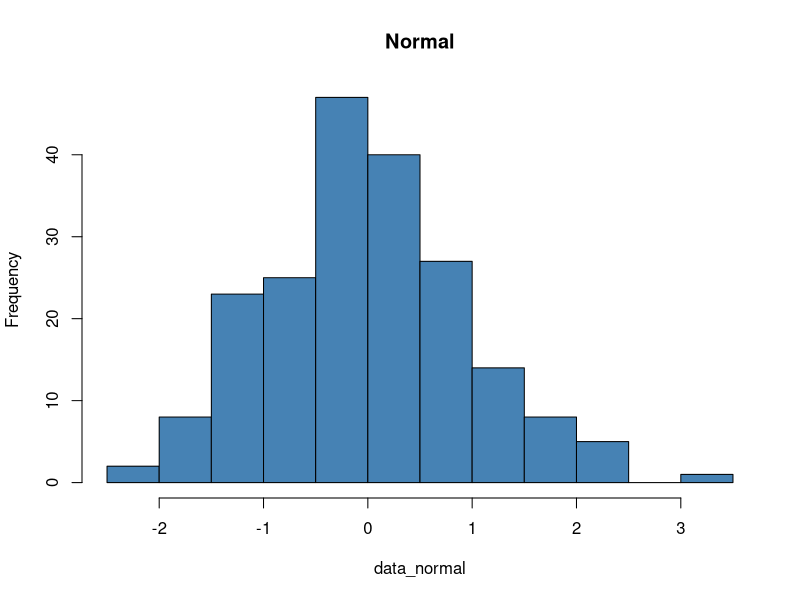
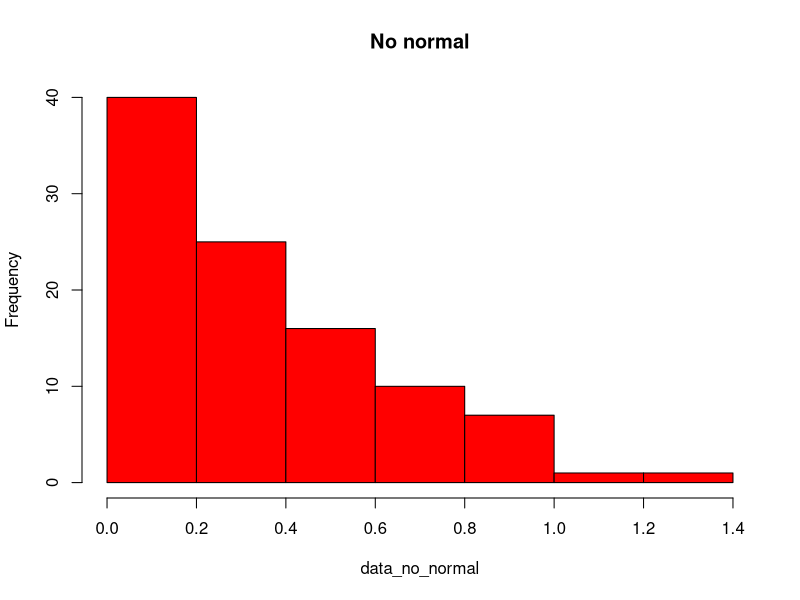
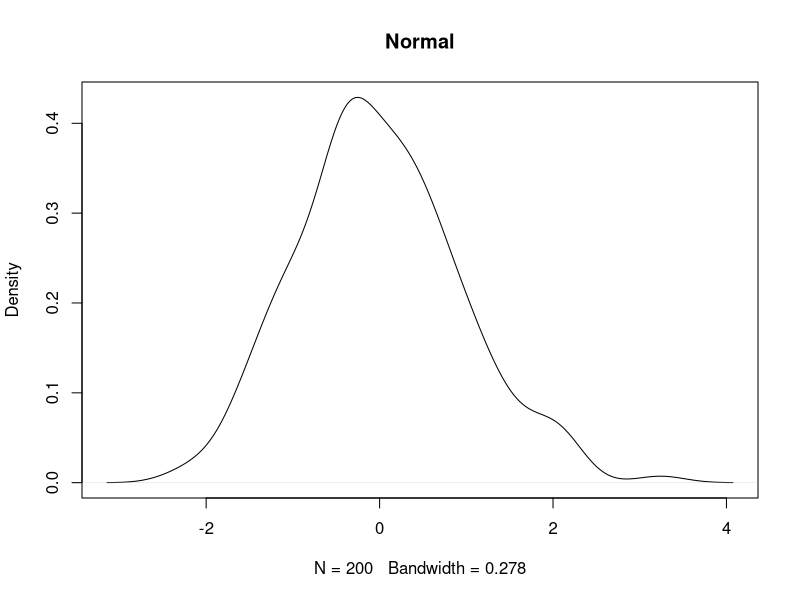
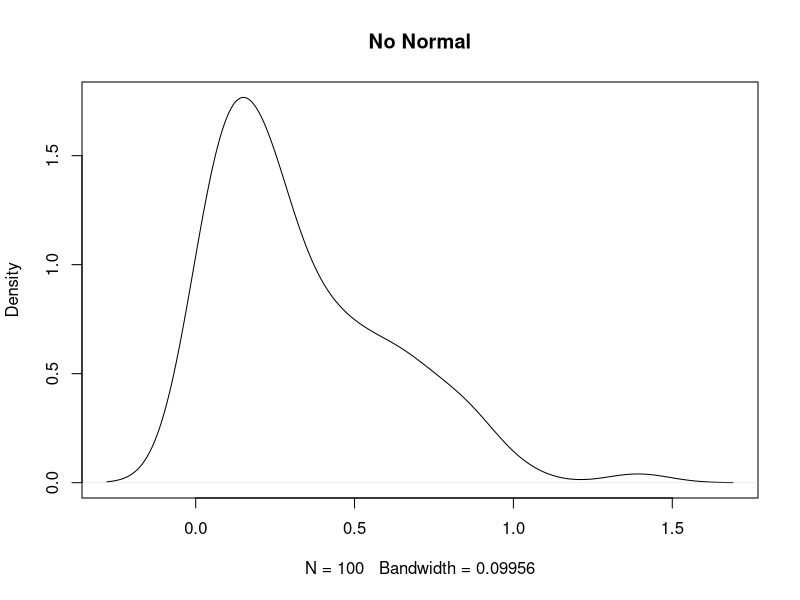
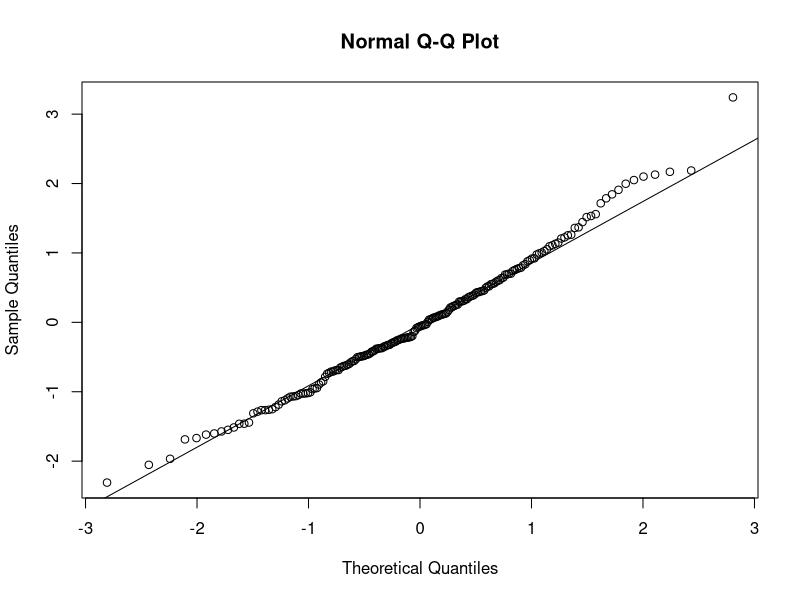
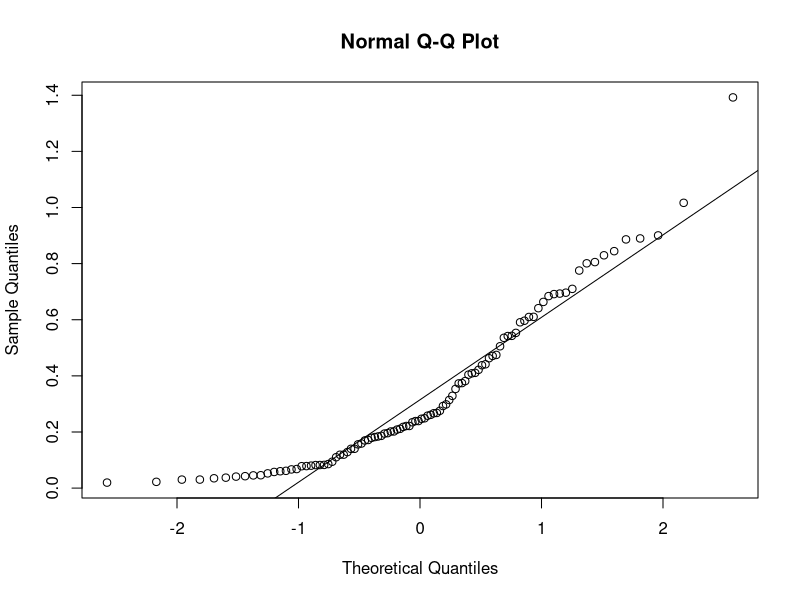
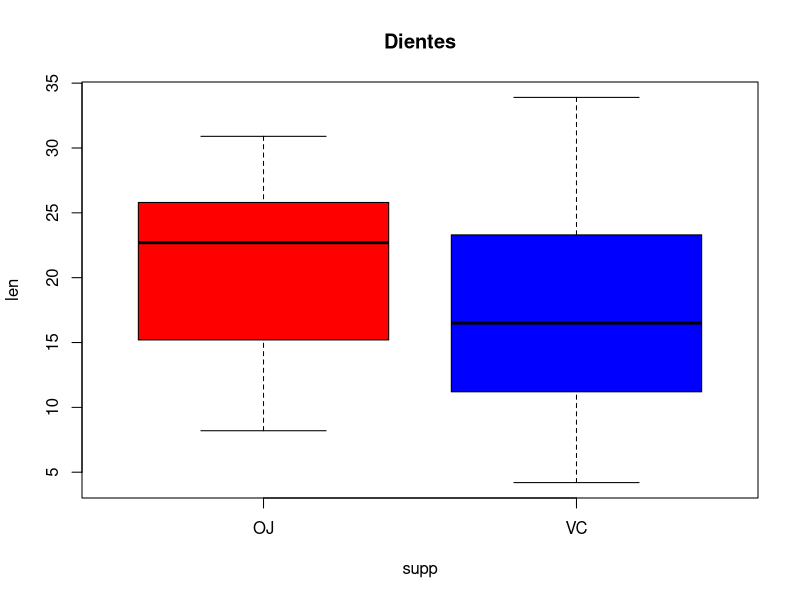
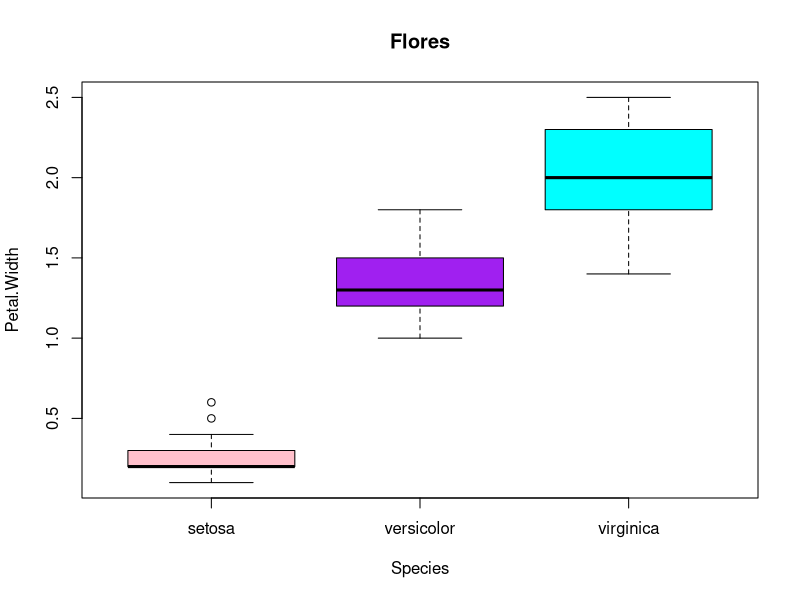

Source code (R) for these figures, in order:
library(tidyverse)

set.seed(123)


data_normal<- rnorm(200)
hist(data_normal, col='steelblue', main='Normal')

set.seed(1254)

data_no_normal<- rexp(100, rate=3)
hist(data_no_normal, col='red', main='No normal')

set.seed(123)


plot(density(data_normal), main="Normal")

plot(density(data_no_normal), main="No Normal")

set.seed(123)


qqnorm(data_normal)
qqline(data_normal)

qqnorm(data_no_normal)
qqline(data_no_normal)

set.seed(124)


shapiro.test(data_normal)

ks.test(data_normal, "pnorm")

shapiro.test(data_no_normal)


ks.test(data_no_normal, "pnorm")

data("ToothGrowth")
data("iris")

data("ToothGrowth")
boxplot(len ~ supp, data=ToothGrowth, col=c("red", "blue"), main="Dientes")

data("iris")
boxplot(Petal.Width ~ Species, data=iris, col=c("pink", "purple", "cyan"), main="Flores")

aggregate(len ~ supp, data = ToothGrowth, var)

68.32 /  43.63

aggregate(Petal.Width ~ Species, data = iris, var)


r1<-0.03910612 / 0.01110612 #versicolor vs setosa
r2<-0.07543265 / 0.01110612 #virginca vs setosa
r3<-0.07543264 / 0.03910612 #virginica vs versicolor
cbind(r1,r2,r3)

m1<-lm(len ~ supp, data=ToothGrowth)
par(mfrow = c(1, 2))
plot(m1, which=c(1,3))

m2<-lm(Petal.Width ~ Species, data=iris)
par(mfrow = c(1, 2))
plot(m2, which=c(1,3))


var.test(len ~ supp, data = ToothGrowth) 


lmtest::bptest(m2) #sobre un modelo

library(car)
leveneTest(m2)

## ?fligner.test

data<- data.frame(Congelador=1:10,
                  Temperatura=c(-2.14,-0.8,
                                -2.75,-2.58,   
                                -2.26,-2.46,
                                -1.33,-2.85,
                                -0.93,-2.01))
shapiro.test(data$Temperatura)$p.value

prom = mean(data$Temperatura); desves = sd(data$Temperatura); sn = sqrt(nrow(data));mu = 0
t=(prom-mu)/(desves/sn)
t;pt(t, df=9)

t.test(data$Temperatura, mu = 0, alternative = "less")

data_pareada<- data.frame(Pan=1:10,
                         Temp_pre=c(20.83,19.72,19.64,20.09,22.25,
                                   20.83,21.31,22.50,21.17,19.57),
                         Temp_post=c(100.87,98.58,109.09,121.83,122.78,
                                     111.41,103.96,121.81,127.85,115.17))

data_pareada$Diferencia<- data_pareada$Temp_post - data_pareada$Temp_pre
                                

knitr::kable(data_pareada, align = "c")

shapiro.test(data_pareada$Diferencia)

prom = mean(data_pareada$Diferenci); desves = sd(data_pareada$Diferenci); sn = sqrt(nrow(data_pareada));mu = 0
t=(prom-mu)/(desves/sn)
t;pt(t, df=9, lower.tail = FALSE)

t.test(data_pareada$Temp_post, data_pareada$Temp_pre, mu = 0, alternative = "greater", paired = TRUE)

freidora<- data.frame(
  Oster1=c(4.72,7.40,3.50,3.85,4.47,
           4.09,6.34,3.30,7.13,4.99),
  Oster2=c(9.19,11.44,9.64,12.09,10.80,
           12.71,10.04,9.06,6.31,9.44))
ro1<- freidora$Oster1-mean(freidora$Oster1)
ro2<- freidora$Oster2-mean(freidora$Oster2)

shapiro.test(c(ro1,ro2))

knitr::kable(freidora, align = "c", format = "pipe", padding = 0)

prom1 = mean(freidora$Oster1)
prom2=mean(freidora$Oster2)

s=((var(freidora$Oster1)*9)+(var(freidora$Oster2)*9))/(10+10-2)
t=(prom1-prom2-0)/(sqrt(s/10+s/10))
t; pt(-6.8527, df=18, lower.tail=TRUE)+pt(6.8527, df=18, lower.tail=FALSE)

t.test(freidora$Oster1, freidora$Oster2, mu=0, paired=FALSE, alternative="two.sided", var.equal=TRUE)

t.test(freidora$Oster1, freidora$Oster2, mu=0, paired=FALSE, alternative="two.sided", var.equal=FALSE)

data_u<- data.frame(Control=c(12, 22, 38, 42, 50),
                    Tratamiento=c(14, 25, 40, 44, 48))


knitr::kable(data_u, align = "c")

dat<- data.frame(Tipo= c("C", "E","C", "E","C", "E", "C", "E", "E", "C"), Valor=c(12,14,22,25,38,40,42,44,48,50))
knitr::kable(dat, align = "c")


dat2<-data.frame(C=12, E=14, C=22, E=25, C=38, E=40, C=42, E=44, E=48, C=50, check.names = F)
knitr::kable(dat2, align = "c")

wilcox.test(data_u$Control, data_u$Tratamiento, paired = FALSE)

data_w<- data.frame(Observ=c(1:11),
                    Antes=c(1,8,0,0,1,3,3,3,5,6,5),
                    Después=c(3,5,-2,-1,1,-5,-7,-362,-1,0,-10))
data_w$Diferencia<- data_w$Antes-data_w$Después


knitr::kable(data_w, align = "c")%>% 
  kableExtra::kable_paper(full_width = F)

knitr::kable(data_w %>% dplyr::arrange(-Diferencia), align = "c")%>% 
  kableExtra::kable_paper(full_width = F)

dato<- data_w %>% dplyr::arrange(-Diferencia) %>% mutate(Rango=c(10,9,8,7,5.5,5.5,4,2.5,1,0,2.5)) 
knitr::kable(dato, align = "c")%>% 
  kableExtra::kable_paper(full_width = F)

dato<- data_w %>% dplyr::arrange(-Diferencia) %>% mutate(Rango=c(10,9,8,7,5.5,5.5,4,2.5,1,0,2.5)) %>% mutate(Signo=c("+", "+", "+","+", "+", "+","+","+","+","=","-"), Rango_Signo=paste0(Signo,Rango)) 
knitr::kable(dato, align = "c")%>% 
  kableExtra::kable_paper(full_width = F)

T_pos = 10+9+8+7+5.5+5.5+4+2.5+1
T_neg = 2.5

T_pos; T_neg
Two_tailed_W = max(T_pos,T_neg)
Two_tailed_W

wilcox.test(data_w$Antes, data_w$Después, paired = TRUE)

Grupo1 <- c(38.9, 61.2, 73.3, 21.8, 63.4, 64.6, 48.4, 48.8, 48.5)
Grupo2 <- c(67.8, 60, 63.4, 76, 89.4, 73.3, 67.3, 61.3, 62.4) 

my_data <- data.frame( 
                group = rep(c("G1", "G2"), each = 9),
                weight = c(Grupo1,  Grupo2)
                )


with(my_data, shapiro.test(weight[group == "G1"]))

#Prueba de normalidad
with(my_data, shapiro.test(weight[group == "G2"])) 

Grupo1 <- c(38.9, 61.2, 73.3, 21.8, 63.4, 64.6, 48.4, 48.8, 48.5)
Grupo2 <- c(67.8, 60, 63.4, 76, 89.4, 73.3, 67.3, 61.3, 62.4) 

my_data <- data.frame( 
                group = rep(c("G1", "G2"), each = 9),
                weight = c(Grupo1,  Grupo2)
                )


var.test(weight ~ group, data = my_data)

Grupo1 <- c(38.9, 61.2, 73.3, 21.8, 63.4, 64.6, 48.4, 48.8, 48.5)
Grupo2 <- c(67.8, 60, 63.4, 76, 89.4, 73.3, 67.3, 61.3, 62.4) 

my_data <- data.frame( 
                group = rep(c("G1", "G2"), each = 9),
                weight = c(Grupo1,  Grupo2)
                )


t.test(Grupo1, Grupo2, var.equal = TRUE)
